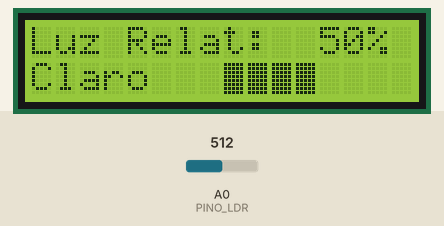
Recording of a sketch running on a simulated Arduino Uno, built with avr-gcc and run on an emulated ATmega328P. On the bench: 16×2 character LCD. The test bench sets the inputs (shaded band); at power-on: A0 (PINO_LDR) = 512. What the sketch prints to the serial monitor is not drawn.

Above: at 1.2 s.
1.3 s: A0 (PINO_LDR) set to 716
At 1.8 s:
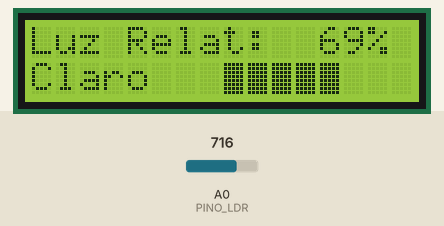
2.9 s: A0 (PINO_LDR) set to 900
At 4.0 s:
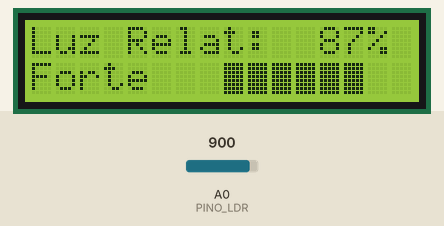
4.5 s: A0 (PINO_LDR) set to 1023
At 5.9 s:
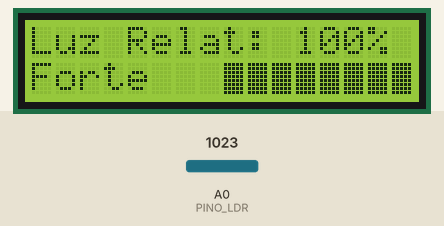
6.2 s: A0 (PINO_LDR) set to 511
At 7.1 s:
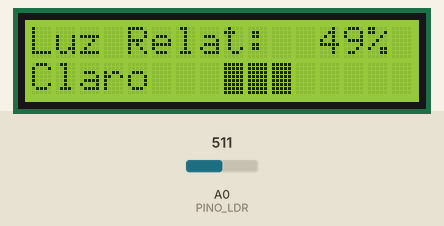
7.9 s: A0 (PINO_LDR) set to 306
At 9.3 s:
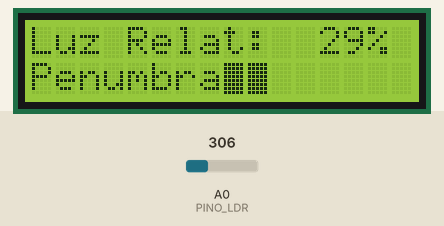
9.6 s: A0 (PINO_LDR) set to 122
At 10.2 s:
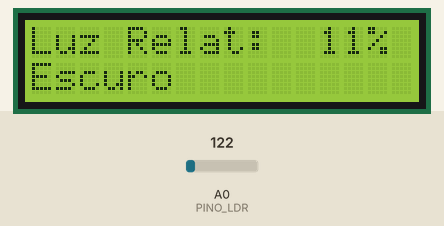
Timing chart, 0 to 12.3 s (numbered marks = the images above; inputs shaded):
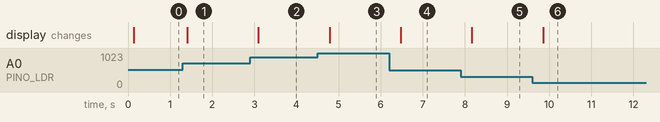

Measured:
- after the input at 1.3 s, the display: changes after 0.11 s (image 1)
- after the input at 2.9 s, the display: changes after 0.20 s (image 2)
- after the input at 4.5 s, the display: changes after 0.29 s (image 3)
- after the input at 6.2 s, the display: changes after 0.28 s (image 4)
- after the input at 7.9 s, the display: changes after 0.27 s (image 5)
- after the input at 9.6 s, the display: changes after 0.26 s (image 6)

The sketch:

p64_medidor_de_luminosidade.ino
```cpp
// ============================================================================
// Projeto 64 — Medidor de Luminosidade
// Placa: Arduino Uno R3 (ATmega328P) | Bibliotecas: Wire, LiquidCrystal I2C
// Material: 80 Projetos Arduino
// Medição relativa de luz (0% a 100%) com LDR e barra gráfica no LCD 16x2 I2C
// Nota técnica: Leitura relativa comparativa (não calibrada em Lux absoluto).
// ============================================================================

#include <Wire.h>
#include <LiquidCrystal_I2C.h>

const byte PINO_LDR     = A0; // Divisor de tensão LDR + resistor 10k
const byte PINO_I2C_SDA = A4; // Barramento I2C SDA
const byte PINO_I2C_SCL = A5; // Barramento I2C SCL

LiquidCrystal_I2C lcd(0x27, 16, 2);

void setup() {
  (void)PINO_I2C_SDA;
  (void)PINO_I2C_SCL;
  Serial.begin(9600);

  lcd.init();
  lcd.backlight();

  Serial.println(F("Sistema pronto! Medidor de Luminosidade Relativa (0 a 100%)."));
}

void loop() {
  long soma = 0;
  for (byte i = 0; i < 8; i++) {
    soma += analogRead(PINO_LDR);
    delay(5);
  }
  int leitura = (int)(soma / 8);
  int pct = map(leitura, 0, 1023, 0, 100);
  pct = constrain(pct, 0, 100);

  lcd.setCursor(0, 0);
  lcd.print(F("Luz Relat: "));
  if (pct < 100) lcd.print(' ');
  if (pct < 10) lcd.print(' ');
  lcd.print(pct);
  lcd.print(F("% "));

  lcd.setCursor(0, 1);
  if (pct < 15) {
    lcd.print(F("Escuro  "));
  } else if (pct < 45) {
    lcd.print(F("Penumbra"));
  } else if (pct < 80) {
    lcd.print(F("Claro   "));
  } else {
    lcd.print(F("Forte   "));
  }

  int blocos = map(pct, 0, 100, 0, 8);
  for (int i = 0; i < 8; i++) {
    lcd.write(i < blocos ? (byte)255 : (byte)' ');
  }

  Serial.print(F("ADC A0: "));
  Serial.print(leitura);
  Serial.print(F(" | Luminosidade Relativa: "));
  Serial.print(pct);
  Serial.println(F("%"));

  delay(350);
}
```
